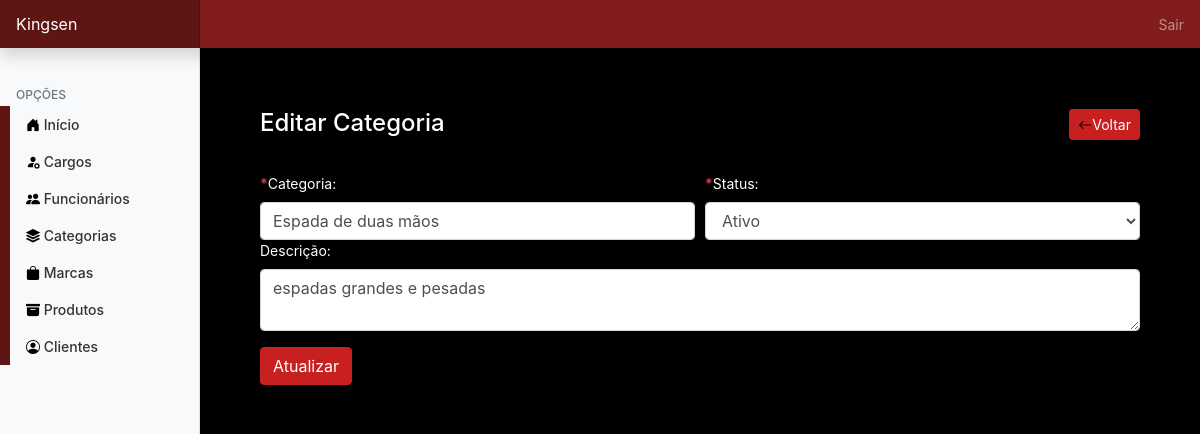
/admin/categoria/editar.php?id_categoria=1 (signed in), run on the app's committed database.
### tables this page shows
CREATE TABLE `categoria` (
  `id_categoria` int(3) NOT NULL,
  `nome_categoria` varchar(40) DEFAULT NULL,
  `status` bit(1) DEFAULT NULL,
  `data_cadastro` datetime DEFAULT NULL,
  `descricao` varchar(100) DEFAULT NULL
);

### admin/categoria/editar.php (the view, shortened to what this page needs)
<?php
require_once '../../conexao/conecta.php';
?>
<!doctype html>
<html lang="pt-br">
<head>
    <link rel="stylesheet" href="https://stackpath.bootstrapcdn.com/bootstrap/4.1.3/css/bootstrap.min.css">
    <link rel="stylesheet" href="https://cdn.jsdelivr.net/npm/bootstrap-icons@1.11.3/font/bootstrap-icons.min.css">
    <link href="../../css/dashboard.css" rel="stylesheet">
    <link rel="stylesheet" href="../../css/style.css">
</head>
<body>
    <?php
    include('../topo.php');
    ?>
    <div class="container-fluid">
        <div class="row">
            <?php
            include('../navegacao.php');
            ?>
            <main class="ml-auto col-lg-10 px-md-4">
                <div class="container mt-5">
                    <?php
                    if (isset($_GET['id_categoria']) && $_GET['id_categoria'] != '') {
                        $codigo = $_GET['id_categoria'];
                        $sql = "SELECT * FROM categoria WHERE id_categoria = $codigo";
                        $query = mysqli_query($conexao, $sql);
                        $categoria = mysqli_fetch_assoc($query);
                    ?>
                    <div class="card">
                        <div class="card-header d-flex justify-content-between align-itens-center">
                            <h4 class="m-0">Editar Categoria</h4>
                            <a href="index.php" class="btn btn-primary btn-sm"><i class="bi bi-arrow-left"></i>Voltar</a>
                        </div>
                        <div class="card-body">
                            <form action="acoes.php" method="post">
                                <div class="form-group">
                                    <div class="form-row">
                                        <div class="col-6">
                                            <label for="cargo"><strong class="text-danger">*</strong>Categoria: </label>
                                            <input type="text"name="categoria" maxlength="40" value="<?php echo $categoria['nome_categoria'] ?>" class="form-control" required>
                                        </div>
                                        <div class="col-6">
                                            <label for="status"><strong class="text-danger">*</strong>Status: </label>
                                            <select class="form-control" name="status" >
                                            <option value="1" <?php if ($categoria['status'] == 1) echo 'selected'; ?>>Ativo</option>
                                            </select>
                                        </div>
                                        <div class="col-12">
                                            <label for="observacao">Descrição: </label>
                                            <textarea name="descricao" row="5" maxlength="100" class="form-control"><?php echo $categoria['descricao'] ?></textarea>
                                        </div>
                                    </div>
                                </div>
                                <input value="Atualizar" type="submit" href="" class="btn btn-primary btn-md">
                            </form>
                        </div>
                    </div>
                    <?php
                    } else {
                        echo "<h5>Categoria não encontrado!</h5>";
                    }
                    ?>
                </div>
            </main>
        </div>
    </div>
</body>
</html>

### css/dashboard.css (style rules this page uses)
body { font-size: .875rem; }

### css/style.css (style rules this page uses)
@media (min-width: 1200px) { .container { max-width: 2240px; } }
.card { background-color: #000 !important; color: #ffffff; }
body { background-color: black; }
.btn { background-color: #c82020; border-color: #c82020; }
.bi { color: rgb(0, 0, 0); }

### data on the page
categoria: categoria "Espada de duas mãos", status "Ativo", descricao "espadas grandes e pesadas"
